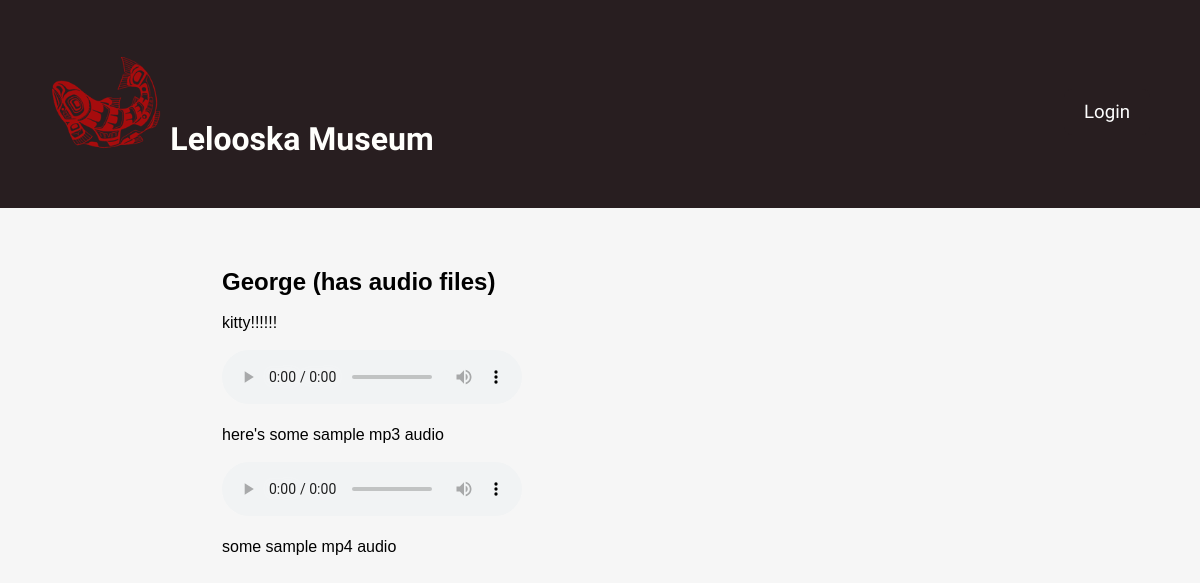
/phpApp/artifact.php?ID=1679, run on the app's committed database.
### tables this page shows
CREATE TABLE Entry (
    	entryID INTEGER NOT NULL PRIMARY KEY,
    	entryName TEXT NOT NULL,
    	entryDescription TEXT,
    	entryType TEXT NOT NULL
);

CREATE TABLE Media (
	mediaID INTEGER NOT NULL,
	mediaType TEXT NOT NULL,
	location TEXT NOT NULL,
	description TEXT,
	entryID INTEGER NOT NULL,
	PRIMARY KEY(mediaID,entryID),
	FOREIGN KEY (entryID) references Entry(entryID) on update cascade on delete cascade
);

### phpApp/artifact.php (the view, shortened to what this page needs)
<!DOCTYPE html>
<html>
<?php
$artifactID = $_GET['ID'];
$db_file = './museum.db';
try {
    $db = new PDO('sqlite:' . $db_file);
    $db->setAttribute(PDO::ATTR_ERRMODE, PDO::ERRMODE_EXCEPTION);
	$stmt = $db->prepare("select * from Entry where entryID = ?");
	$stmt->execute([$artifactID]);
	$tuple = $stmt->fetch(PDO::FETCH_ASSOC);
	$entryName = $tuple['entryName'];
	$entryDescription = $tuple['entryDescription'];
}
catch(PDOException $e){
	die('Exception : '.$e->getMessage());
}
?>
	<head>
		<link rel="stylesheet" href="styles.css" />
	</head>
	<body>
		<div class="page">
			<header class="menu-container">
                <h1 class="logo">
                	<img src="./media/salmon.png" width=auto height=100 >
                    <a class="logo-link" href="./nav.php">Lelooska Museum</a>
                </h1>
                <nav class="menu">
					<li><a class="nav-link" href="./museumLogin.php">Login</a></li>
				</nav>
            </header>
			<article class="content">
				<header class="title">
					<h2><?php echo "$entryName"; ?></h2>
					<p><br><?php echo "$entryDescription"; ?></p>
				<?php
				$db_file = './museum.db';
				try {
				    $db = new PDO('sqlite:' . $db_file);
				    $db->setAttribute(PDO::ATTR_ERRMODE, PDO::ERRMODE_EXCEPTION);
			        $results = $db->query("SELECT * FROM Media WHERE entryID = $artifactID");
			        $t = $results->fetchAll(PDO::FETCH_ASSOC);
			        foreach($t as $tuple) {
			        	$mediaType = $tuple["mediaType"];
			    		$location = $tuple["location"];
			    		$mediaDescription = $tuple["description"];
			    		echo '<br>';
			    		if ($mediaType == 'photo'){
			    			echo '<img src="'.$location.'" width=auto height=300 ><br><br>';
			    		}
			    		else if ($mediaType == 'video'){
			    			echo '<video width="320" height="240" controls> <source src="'.$location.'"></video><br><br>';
			    		}
			    		else if ($mediaType == 'audio'){
			    			echo '<audio controls> <source src="'.$location.'"></audio><br><br>';
			    		}
			    		if ($mediaDescription != "NULL"){
			    			echo "$mediaDescription<br>";
			    		};
					}
			        exit();
				}
				catch(PDOException $e){
					die('Exception : '.$e->getMessage());
				}
				?>

### phpApp/styles.css (style rules this page uses)
:root { --header-color: #281e20; --header-font: #fff; --header-hover: #791212; --header-dropdown-background: #791212; --background-color: #f6f6f6; --body-font: #fffffc; --pop-of-green: #b9f5d8; --pop-of-blue: #08a4bd; }
* { margin: 0; padding: 0; box-sizing: border-box; font-family: Arial, Helvetica, sans-serif; }
body { min-height: 100vh; display: flex; background-color: var(--background-color); flex-direction: column; }
.page { height: 100%; }
.menu-container { color: var(--header-font); background-color: var(--header-color); padding: 20px 0; display: flex; justify-content: space-between; width: 100%; padding: 50px; }
.menu { margin-top: 15px; width: 60%; display: flex; align-items: center; justify-content: right; }
.menu > li { display: inline; margin-right: 50px; }
.menu > li:last-of-type { margin-right: 0; }
.nav-link:link, .nav-link:visited { background-color: var(--header-color); color: var(--header-font); padding: 12px 20px; transition-duration: 0.4s; box-shadow: none; border: none; border-radius: 8px; cursor: pointer; text-align: right; font-size: 14pt; text-decoration: none; font-family: 'Forum', Arial, Helvetica, sans-serif; }
.logo-link:link, .logo-link:visited { color: var(--body-font); text-decoration: none; font-family: 'Forum', Arial, Helvetica, sans-serif; }
.content { display: block; margin: 5%; }
.title { display: block; margin-left: 10%; padding-left: 5%; padding-bottom: 10px; }

### data on the page
entry: entryName "George (has audio files)", entryDescription "kitty!!!!!!"
media: description "here's some sample mp3 audio"
media: description "some sample mp4 audio"
